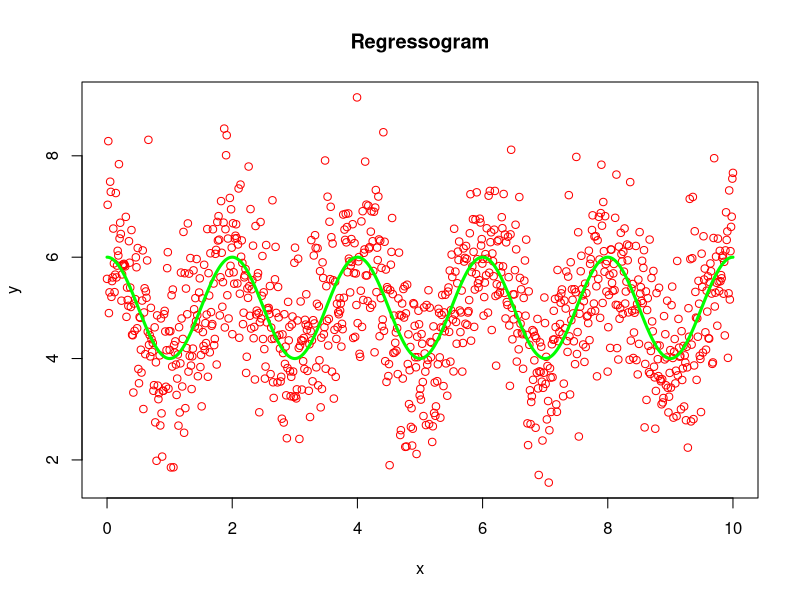
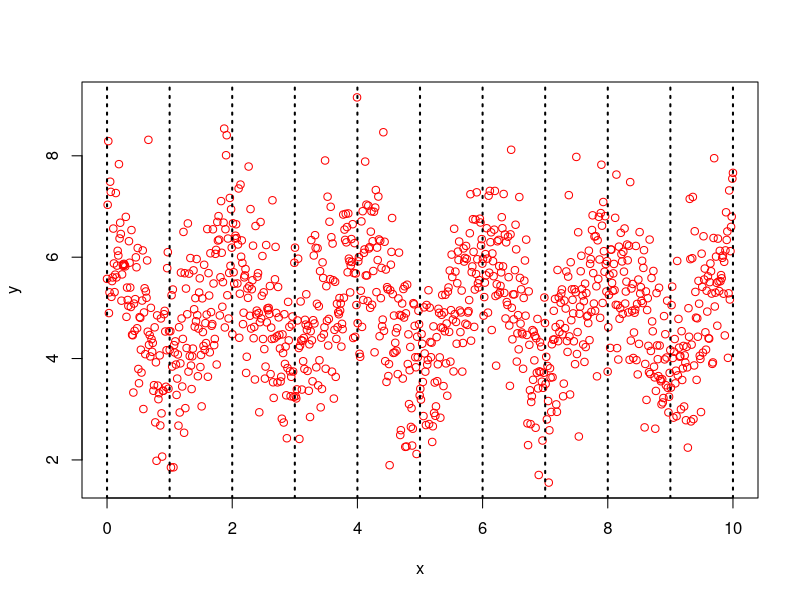
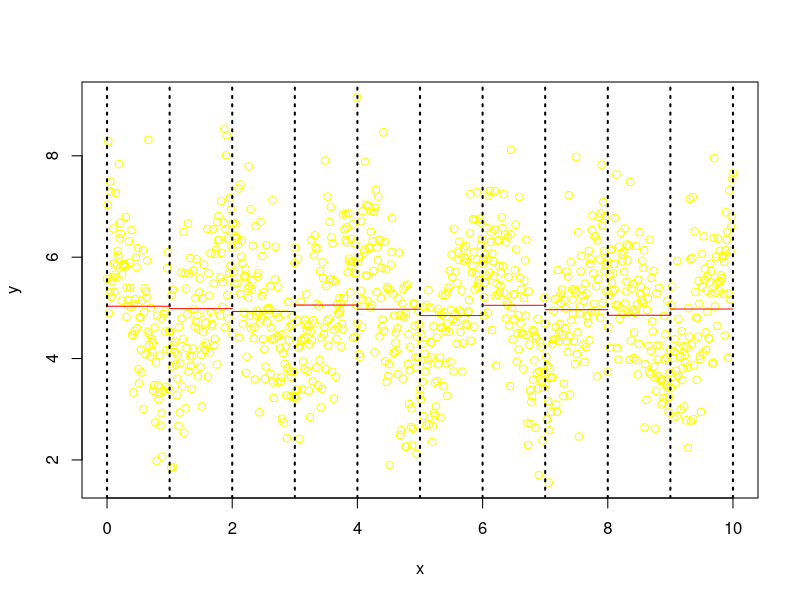
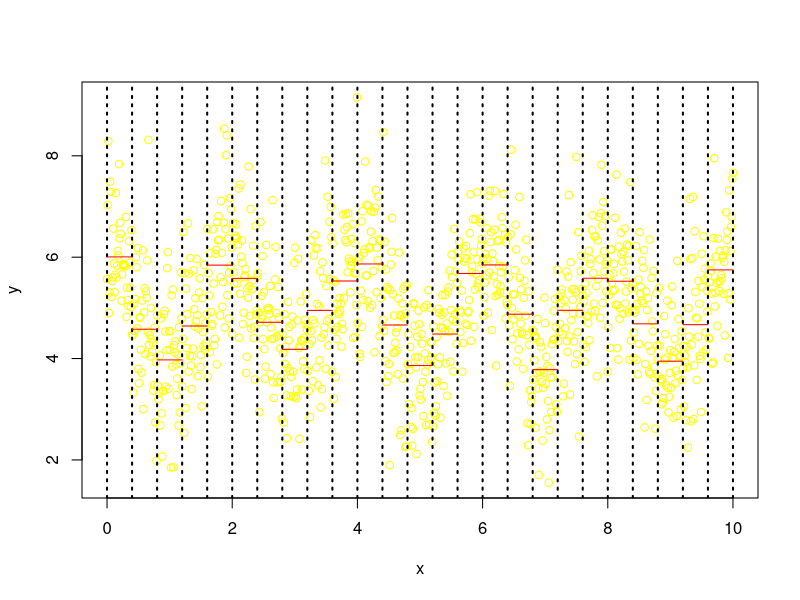

The R script that drew these images, in order:
## ---- chunk 1
n = 1000
x = seq(0,10,length.out=n)
y = 5 + cos(pi*x) + rnorm(n)
#y = 5 + cos(pi*x)
plot(x,y,col="red",main="Regressogram")
curve(5+cos(pi*x),min(x),max(x),n,add=TRUE,col="green",lwd=3)
## ---- chunk 2
m = 11
bins = 0:10
plot(x,y,col="red")
abline(v = bins,lty = 3,lwd=2)
## ---- chunk 3
y.hat=rep(0,m-1)
for (i in 1:(m-2)){
    # y.hat[i] <- mean(y[which((x<bins[i+1]) & (x>=bins[i]))])
    y.hat[i] <- mean(y[which((bins[i]<=x)&(x<bins[i+1]))])
}

#for the last bin
y.hat[m-1] = mean(y[which((x<=bins[m]) & (x>= bins[m-1]))])

plot(x,y,col="yellow")
abline(v = bins,lty = 3,lwd=2)
for (i in 1:(m-1)){
    lines(bins[i:(i+1)],rep(y.hat[i],2),col="red")
}
## ---- chunk 4
m = 26
bins = seq(0,10,by=0.4)

y.hat=rep(0,m-1)
for (i in 1:(m-2)){
    # y.hat[i] <- mean(y[which((x<bins[i+1]) & (x>=bins[i]))])
    y.hat[i] <- mean(y[which((bins[i]<=x)&(x<bins[i+1]))])
}

#for the last bin
y.hat[m-1] = mean(y[which((x<=bins[m]) & (x>= bins[m-1]))])

plot(x,y,col="yellow")
abline(v = bins,lty = 3,lwd=2)
for (i in 1:(m-1)){
    lines(bins[i:(i+1)],rep(y.hat[i],2),col="red")
}
